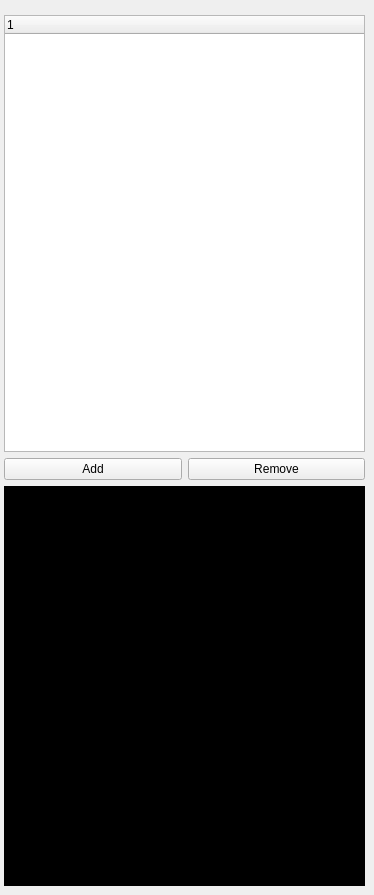
          <widget class="QWidget" name="tab_4">
           <attribute name="title">
            <string>快捷指令</string>
           </attribute>
           <widget class="QWidget" name="layoutWidget">
            <property name="geometry">
             <rect>
              <x>4</x>
              <y>15</y>
              <width>361</width>
              <height>871</height>
             </rect>
            </property>
            <layout class="QGridLayout" name="gridLayout_4">
             <item row="0" column="0">
              <widget class="QTreeWidget" name="treeWidget_quick_cmd">
               <property name="maximumSize">
                <size>
                 <width>16777215</width>
                 <height>475</height>
                </size>
               </property>
               <attribute name="headerMinimumSectionSize">
                <number>160</number>
               </attribute>
               <attribute name="headerDefaultSectionSize">
                <number>160</number>
               </attribute>
               <column>
                <property name="text">
                 <string notr="true">1</string>
                </property>
               </column>
              </widget>
             </item>
             <item row="1" column="0">
              <layout class="QHBoxLayout" name="horizontalLayout_13">
               <item>
                <widget class="QPushButton" name="quick_cmd_add_btn">
                 <property name="maximumSize">
                  <size>
                   <width>16777215</width>
                   <height>25</height>
                  </size>
                 </property>
                 <property name="text">
                  <string>Add</string>
                 </property>
                </widget>
               </item>
               <item>
                <widget class="QPushButton" name="quick_cmd_remove_btn">
                 <property name="maximumSize">
                  <size>
                   <width>16777215</width>
                   <height>25</height>
                  </size>
                 </property>
                 <property name="text">
                  <string>Remove</string>
                 </property>
                </widget>
               </item>
              </layout>
             </item>
             <item row="2" column="0">
              <widget class="QTextBrowser" name="quick_cmd_output">
               <property name="maximumSize">
                <size>
                 <width>16777215</width>
                 <height>400</height>
                </size>
               </property>
               <property name="styleSheet">
                <string notr="true">background-color:rgb(0, 0, 0);
color:rgb(238, 238, 236);</string>
               </property>
              </widget>
             </item>
            </layout>
           </widget>
          </widget>
